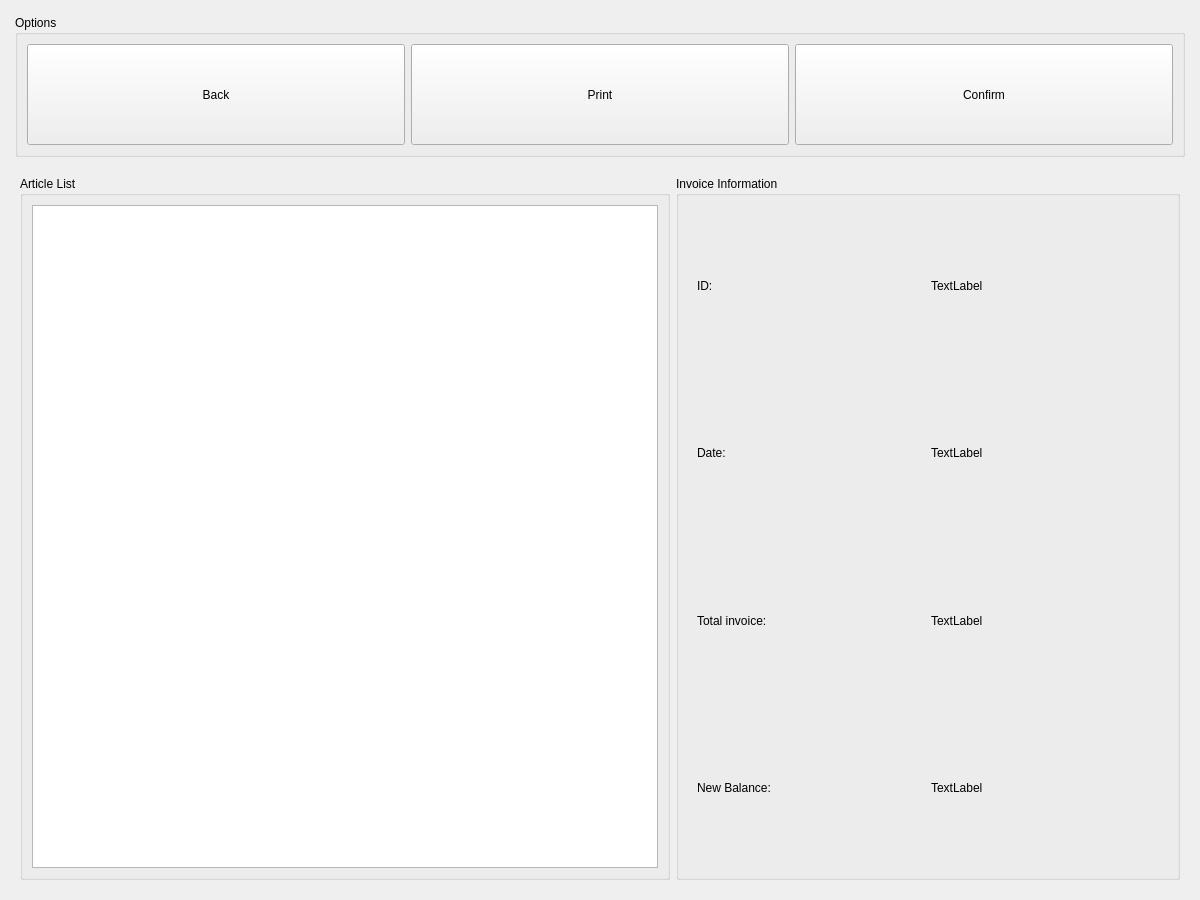
<?xml version="1.0" encoding="UTF-8"?>
<ui version="4.0">
 <class>InvoiceWindow</class>
 <widget class="QWidget" name="InvoiceWindow">
  <property name="geometry">
   <rect>
    <x>0</x>
    <y>0</y>
    <width>1200</width>
    <height>900</height>
   </rect>
  </property>
  <property name="minimumSize">
   <size>
    <width>1200</width>
    <height>900</height>
   </size>
  </property>
  <property name="windowTitle">
   <string>Invoice Window</string>
  </property>
  <layout class="QVBoxLayout" name="verticalLayout">
   <item>
    <widget class="QWidget" name="topPanelWidget" native="true">
     <property name="minimumSize">
      <size>
       <width>0</width>
       <height>150</height>
      </size>
     </property>
     <property name="maximumSize">
      <size>
       <width>16777215</width>
       <height>150</height>
      </size>
     </property>
     <layout class="QHBoxLayout" name="horizontalLayout">
      <property name="spacing">
       <number>4</number>
      </property>
      <property name="leftMargin">
       <number>4</number>
      </property>
      <property name="topMargin">
       <number>4</number>
      </property>
      <property name="rightMargin">
       <number>4</number>
      </property>
      <property name="bottomMargin">
       <number>4</number>
      </property>
      <item>
       <widget class="QGroupBox" name="optionsGroupBox">
        <property name="title">
         <string>Options</string>
        </property>
        <layout class="QHBoxLayout" name="horizontalLayout_2">
         <item>
          <widget class="QPushButton" name="backPushButton">
           <property name="sizePolicy">
            <sizepolicy hsizetype="Minimum" vsizetype="Expanding">
             <horstretch>0</horstretch>
             <verstretch>0</verstretch>
            </sizepolicy>
           </property>
           <property name="text">
            <string>Back</string>
           </property>
          </widget>
         </item>
         <item>
          <widget class="QPushButton" name="printPushButton">
           <property name="sizePolicy">
            <sizepolicy hsizetype="Minimum" vsizetype="Expanding">
             <horstretch>0</horstretch>
             <verstretch>0</verstretch>
            </sizepolicy>
           </property>
           <property name="text">
            <string>Print</string>
           </property>
          </widget>
         </item>
         <item>
          <widget class="QPushButton" name="confirmPushButton">
           <property name="sizePolicy">
            <sizepolicy hsizetype="Minimum" vsizetype="Expanding">
             <horstretch>0</horstretch>
             <verstretch>0</verstretch>
            </sizepolicy>
           </property>
           <property name="text">
            <string>Confirm</string>
           </property>
          </widget>
         </item>
        </layout>
       </widget>
      </item>
     </layout>
    </widget>
   </item>
   <item>
    <widget class="QWidget" name="mainWidget" native="true">
     <layout class="QHBoxLayout" name="horizontalLayout_6">
      <item>
       <widget class="QGroupBox" name="prodListGroupBox">
        <property name="minimumSize">
         <size>
          <width>650</width>
          <height>0</height>
         </size>
        </property>
        <property name="maximumSize">
         <size>
          <width>650</width>
          <height>16777215</height>
         </size>
        </property>
        <property name="title">
         <string>Article List</string>
        </property>
        <layout class="QHBoxLayout" name="horizontalLayout_7">
         <item>
          <widget class="QTableWidget" name="invoiceProductTableWidget">
           <property name="editTriggers">
            <set>QAbstractItemView::NoEditTriggers</set>
           </property>
           <property name="selectionMode">
            <enum>QAbstractItemView::NoSelection</enum>
           </property>
           <attribute name="verticalHeaderVisible">
            <bool>false</bool>
           </attribute>
          </widget>
         </item>
        </layout>
       </widget>
      </item>
      <item>
       <widget class="QGroupBox" name="invoiceInfoGroupBox">
        <property name="title">
         <string>Invoice Information</string>
        </property>
        <layout class="QVBoxLayout" name="verticalLayout_3">
         <item>
          <widget class="QWidget" name="invoiceInfoIDWidget" native="true">
           <layout class="QHBoxLayout" name="horizontalLayout_11">
            <item>
             <widget class="QLabel" name="invoiceIdLabel">
              <property name="text">
               <string>ID:</string>
              </property>
             </widget>
            </item>
            <item>
             <widget class="QLabel" name="invoiceIdInfoLabel">
              <property name="text">
               <string>TextLabel</string>
              </property>
             </widget>
            </item>
           </layout>
          </widget>
         </item>
         <item>
          <widget class="QWidget" name="invoiceDateInfoWidget" native="true">
           <layout class="QHBoxLayout" name="horizontalLayout_12">
            <item>
             <widget class="QLabel" name="invoiceDateInfoLabelLabel">
              <property name="text">
               <string>Date:</string>
              </property>
             </widget>
            </item>
            <item>
             <widget class="QLabel" name="invoiceDateInfoLabel">
              <property name="text">
               <string>TextLabel</string>
              </property>
             </widget>
            </item>
           </layout>
          </widget>
         </item>
         <item>
          <widget class="QWidget" name="invoiceTotalWidget" native="true">
           <layout class="QHBoxLayout" name="horizontalLayout_8">
            <item>
             <widget class="QLabel" name="invoiceTotalLabel">
              <property name="text">
               <string>Total invoice:</string>
              </property>
             </widget>
            </item>
            <item>
             <widget class="QLabel" name="invoiceTotalInfoLabel">
              <property name="text">
               <string>TextLabel</string>
              </property>
             </widget>
            </item>
           </layout>
          </widget>
         </item>
         <item>
          <widget class="QWidget" name="newBalanceWidget" native="true">
           <layout class="QHBoxLayout" name="horizontalLayout_10">
            <item>
             <widget class="QLabel" name="newBalanceLabel">
              <property name="text">
               <string>New Balance:</string>
              </property>
             </widget>
            </item>
            <item>
             <widget class="QLabel" name="newBalanceInfoLabel">
              <property name="text">
               <string>TextLabel</string>
              </property>
             </widget>
            </item>
           </layout>
          </widget>
         </item>
        </layout>
       </widget>
      </item>
     </layout>
    </widget>
   </item>
  </layout>
 </widget>
 <resources/>
 <connections/>
</ui>
